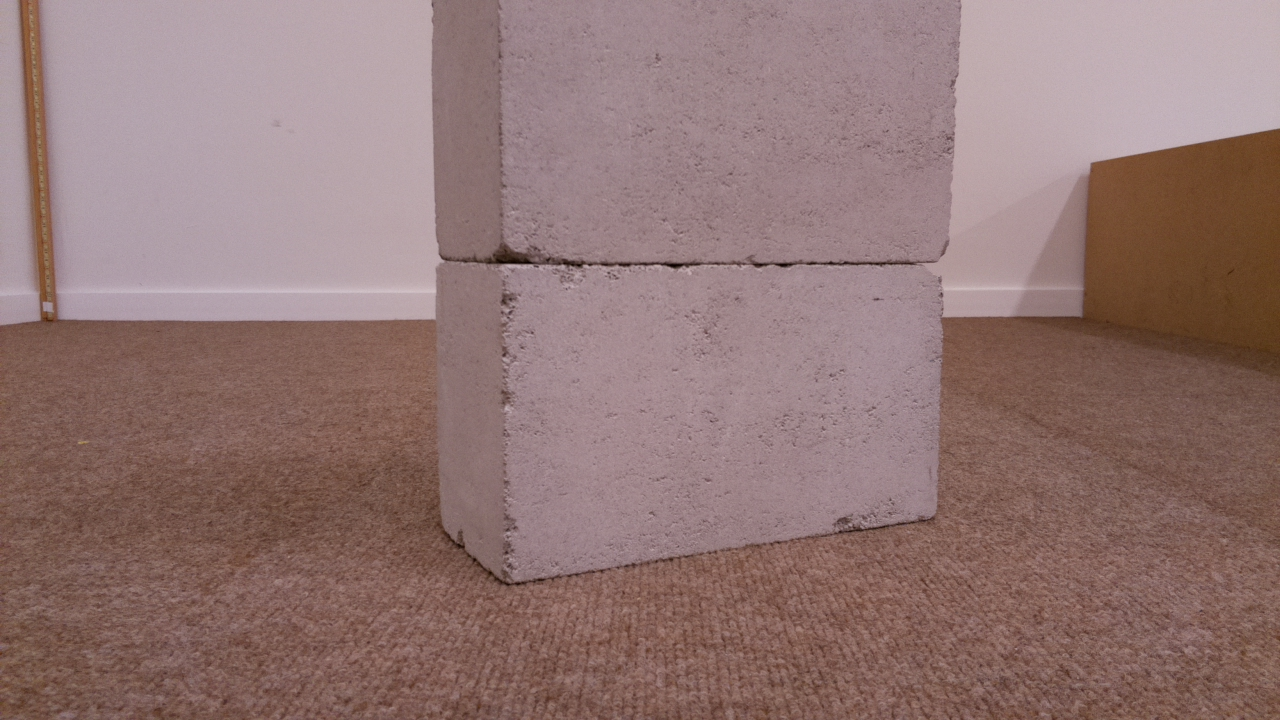
#> input picture raspi/tests/object-detection-deep-learning/images/1TileFromBrick.jpg, 1280 x 720 px, found by its file name
$ python feature_detection.py
#> lines starting #> are read from the running program, lines starting #| are printed output that depends on the picture; after the words box and inside, x2 and y2 are one past the last pixel; in counts of white or black regions, pixels touching at a corner belong together
import cv2 as cv
import matplotlib.pyplot as plt
import numpy as np
import os


#  TODO:  - detect bricks
#         - remove the corners detected in brick region

# Shi-Tomasi Corner detector
def corner_detection(img_grey):
    corners = cv.goodFeaturesToTrack(img_grey,20,0.01,10)
    found_corner = False

    if (len(corners)!=0):
        found_corner = True

    return found_corner, corners


do_all = False

# load images
if do_all:
    img_name_list = os.listdir('images/noIR/')
else:
    img_name_list = ['1TileFromBrick.jpg']

for img_name in img_name_list:
    img = cv.imread('images/noIR/'+img_name)
#> img is the input picture: shape (720, 1280, 3); mean B, G, R 115.5, 117.9, 145.5
    if img is None:
        print("Error opening image ", img_name_list)
        continue

    # TODO continut with tutorial: https://docs.opencv.org/3.4/d2/d2c/tutorial_sobel_derivatives.html


    img_gray = cv.cvtColor(img, cv.COLOR_BGR2GRAY)
    print("Image size is: ", img_gray.shape)
#| Image size is:  (720, 1280)


    # PART 1: BRICK DETECTION

    # apply a Gaussian blur on the colored image, then convert it to GrayScale
    img_blurred = cv.GaussianBlur(img, (9,9), 0)
    gray_blurred = cv.cvtColor(img_blurred, cv.COLOR_BGR2GRAY)

    # brick_grayscale = img_gray.copy()
    ddepth = cv.CV_16S
    # scale = 1
    # ksize= 5
    # delta = 0

    # Scharr filter works better than sobel?
    grad_x = cv.Scharr(gray_blurred, ddepth, 1, 0)
    grad_y = cv.Scharr(gray_blurred, ddepth, 0,1)

    # grad_x = cv.Sobel(gray_blurred, ddepth, 1, 0, ksize, scale, delta, cv.BORDER_DEFAULT)
    # grad_y = cv.Sobel(gray_blurred, ddepth, 0, 1, ksize, scale, delta, cv.BORDER_DEFAULT)
    abs_grad_x = cv.convertScaleAbs(grad_x)
    abs_grad_y = cv.convertScaleAbs(grad_y)

    grad = cv.addWeighted(abs_grad_x, 0.5, abs_grad_y, 0.5, 0)
    ret, grad_thresh = cv.threshold(grad,100,255,0)
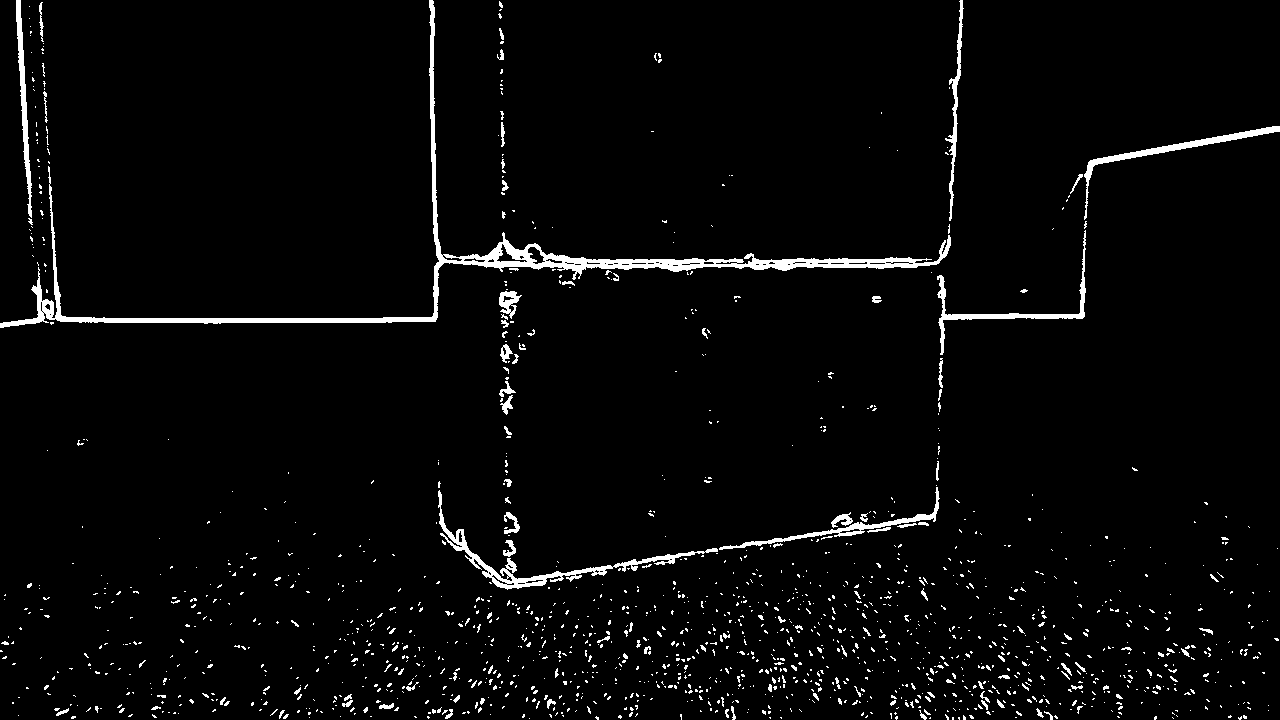
#> grad_thresh: shape (720, 1280); 3.2% white; 1515 white regions (1398 under 20 px)

    # grad[grad_thresh] = 255
    # grad[np.invert(grad_thresh)] = 0
    # # grad[!grad_thresh] = 0
    # grad = cv.GaussianBlur(grad, (11,11), 0)
    # ret, grad_thresh = cv.threshold(grad, 90, 255, 0)

    plt.figure()
    plt.title("Edge detection")
    plt.imshow(grad_thresh)
    plt.show()


    # find the contours of a brick
    contours, hierachy = cv.findContours(grad_thresh, cv.RETR_TREE, cv.CHAIN_APPROX_SIMPLE)
#> contours = 1579 contours, 1511 with area under 20; largest, box (x1, y1, x2, y2) and area: (0, 0, 951, 328) 8456, (438, 490, 718, 590) 1868, (1084, 126, 1280, 220) 1132, (937, 230, 1086, 355) 998, (719, 487, 940, 550) 878

    cont = []
    min_length = 50 # remove lines that are too short
    for i in range(len(contours)):
        if (cv.arcLength(contours[i],False)>min_length):
            eps = 0.01*cv.arcLength(contours[i],False)
            approx_contour = cv.approxPolyDP(contours[i], eps, False)
            cont.append(approx_contour)
#> this loop made 1579 passes
#> (eps, approx_contour) on pass 1579: (4.64, [[16, 0], [31, 217], [20, 0]])
#> after the loop, cont = 20 contours; largest, box (x1, y1, x2, y2) and area: (0, 0, 948, 328) 10609, (439, 490, 718, 590) 1647, (937, 230, 1086, 355) 1000, (719, 487, 938, 550) 823, (1084, 126, 1280, 220) 742
            #cont.append(contours[i])
            #print("Length of contour:", cv.arcLength(contours[i],False))

    # plot the contours on a copy of the blurred graysacle image
    brick_grayscale = gray_blurred.copy()

    cv.drawContours(brick_grayscale, cont, -1, (0, 255, 0), 3)
#> brick_grayscale: shape (720, 1280); min 0, max 191, mean 121.9

    plt.figure()
    plt.title("Contour detection")
    plt.imshow(brick_grayscale)
    plt.show()


    # [13 lines of commented-out code are left out]

    brick_mask_b = np.logical_and(img_blurred[:, :, 0] > 70, img_blurred[:, :, 0] < 165)
#> brick_mask_b: shape (720, 1280) bool; 73.3% white; 466 black regions (275 under 20 px), largest, box (x1, y1, x2, y2) and area: (52, 0, 439, 319) 116830, (954, 0, 1280, 204) 51691, (947, 130, 1280, 401) 47197
    brick_mask_g = np.logical_and(img_blurred[:, :, 0] > 70, img_blurred[:, :, 0] < 160)
#> brick_mask_g: shape (720, 1280) bool; 72.4% white; 460 black regions (275 under 20 px), largest, box (x1, y1, x2, y2) and area: (48, 0, 440, 319) 118906, (951, 0, 1280, 234) 53797, (947, 130, 1280, 401) 47197
    brick_mask_r = np.logical_and(img_blurred[:, :, 0] > 100, img_blurred[:, :, 0] < 180)
#> brick_mask_r: shape (720, 1280) bool; 49.2% white; 341 white regions (239 under 20 px), largest, box (x1, y1, x2, y2) and area: (38, 0, 1280, 580) 437357, (0, 0, 41, 326) 9368, (1181, 628, 1212, 642) 265
    brick_mask = np.logical_and(np.logical_and(brick_mask_b, brick_mask_g), brick_mask_r)
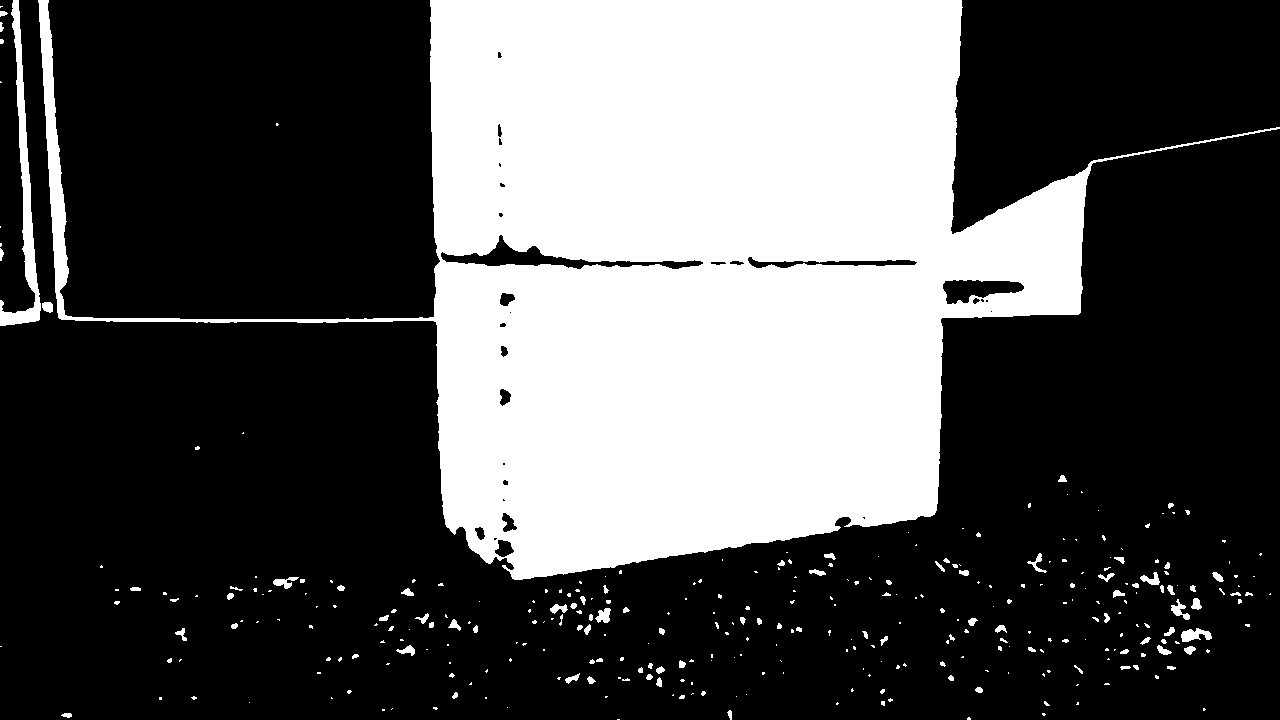
#> brick_mask: shape (720, 1280) bool; 33.2% white; 332 white regions (232 under 20 px), largest, box (x1, y1, x2, y2) and area: (38, 0, 1280, 580) 296865, (0, 0, 41, 326) 3016, (1181, 628, 1212, 642) 265

    #mask = np.logical_and(brick_mask, grad_thresh)

    plt.figure()
    plt.title("Brick Mask")
    plt.imshow(brick_mask)
    plt.show()

    # PART 2: Bottle detection
    # TODO remove all corners that lie inside the brick!

    foundCorner, corners = corner_detection(img_gray)
#> in corner_detection, `corners = cv.goodFeaturesToTrack(img_grey,20,0.01,10)`: corners = 20 rows, first 8: [941, 293], [607, 272], [583, 265], [851, 525], [570, 266], [537, 266], [741, 265], [503, 355]
#> foundCorner = True

    # Try to exclude outliers
    cornerList = []
    for i in range(len(corners)):
        isOutlier = True
        n = 0  # number of neighbours
        c = corners[i].flatten()
        for j  in range(len(corners)):
            if (i!=j):
                d = corners[j].flatten()

                if (np.sqrt((c[0]-d[0])**2 + (c[1]-d[1])**2)<100):
                    n += 1
                    if (n>=3):
                        cornerList.append(c)
                        continue
#> this loop made 20 passes
#> after the loop, cornerList = 35 pairs, first value 463 to 607, second value 250 to 566

    # Plot a bounding box around the bottle
    plt.figure()
    if (len(cornerList)>0):
        xmin = np.min([x[0] for x in cornerList])
#> xmin = 463
        xmax = np.max([x[0] for x in cornerList])
#> xmax = 607
        ymin = np.min([y[1] for y in cornerList])
#> ymin = 250
        ymax = np.max([y[1] for y in cornerList])
#> ymax = 566

        x_center = int((xmin+xmax)/2)
#> x_center = 535
        y_center = int((ymin+ymax)/2)
#> y_center = 408

        delta = 30
        for c in cornerList:
            x, y = c # extract components
            cv.circle(img_gray, (x, y), 5, 255, -1)
#> this loop made 35 passes
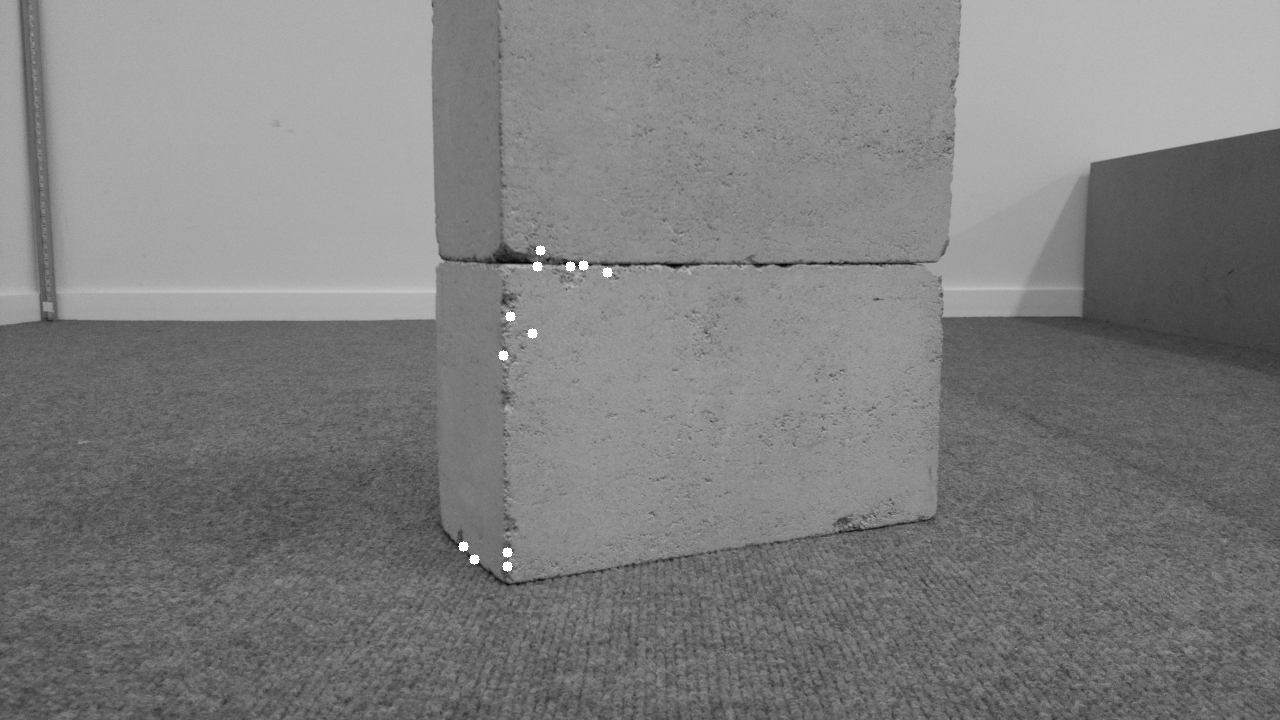
#> img_gray: shape (720, 1280); min 3, max 255, mean 126.1

        upper_left = (xmin-delta, ymin-delta)
#> upper_left = (433, 220)
        lower_right = (xmax+delta, ymax+delta)
#> lower_right = (637, 596)

        cv.circle(img_gray, (x_center, y_center), 20, 255, -1)
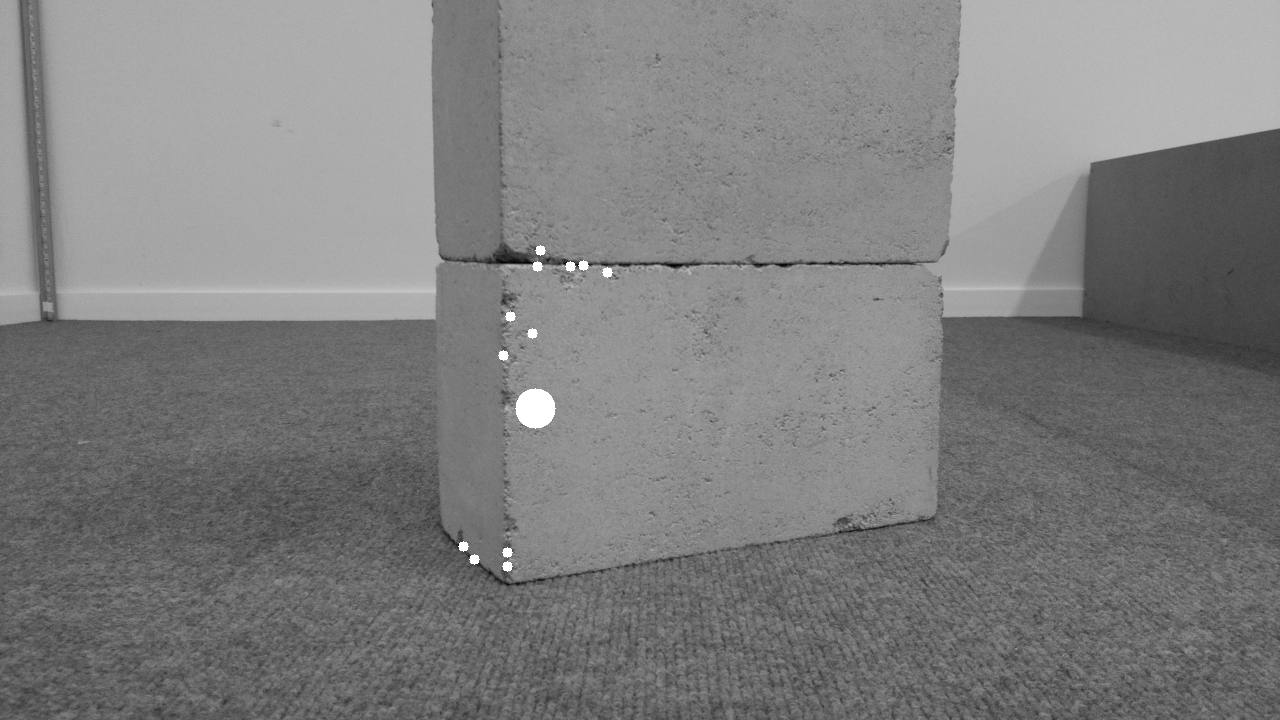
#> img_gray: shape (720, 1280); 0.14% of pixels changed, all inside (x1, y1, x2, y2) = (515, 388, 556, 429)
        # rectangle doesnt work for some stupid reason
        # img_gray = cv.rectangle(img_gray, upper_left, lower_right, 255)

        plt.title(img_name+ ': Bottle found at [x,y]=['+str(x_center)+','+str(y_center)+']')
    else:
        plt.title(img_name+ ': No Bottle Found')

    plt.imshow(img_gray)
    plt.show()
